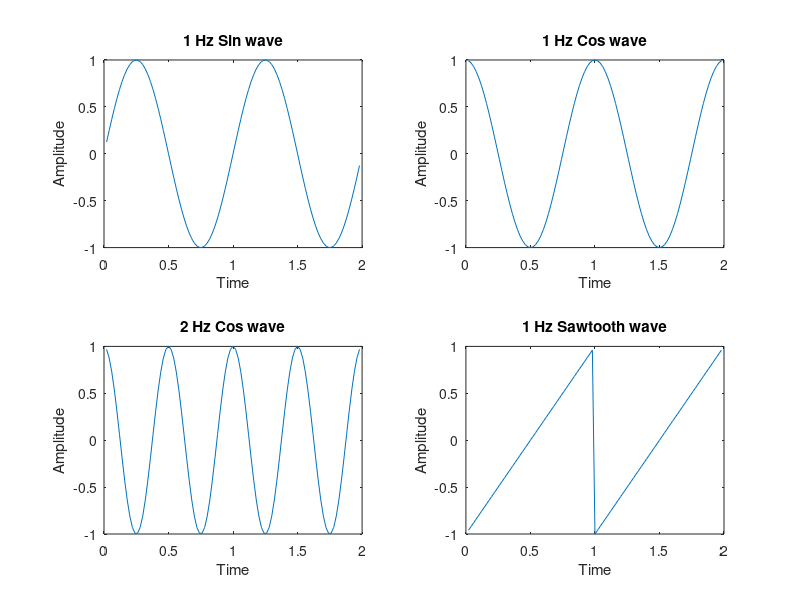

Write MATLAB code to recreate this figure.
N = 100;
fs = 50;

t = [1:N-1]/fs;
x1 = sin(2*pi*t); % 1 hz sin wave
x2 = cos(2*pi*t); % 1 hz cos wave
x3 = cos(2*pi*2*t); % 2 hz cos wave
x4 = sawtooth(2*pi*t); % 1 hz sawtooth wave

figure(1);
subplot(2,2,1);
plot(t, x1);
xlabel("Time");
ylabel("Amplitude");
title("1 Hz Sin wave");

subplot(2,2,2);
plot(t, x2);
xlabel("Time");
ylabel("Amplitude");
title("1 Hz Cos wave");

subplot(2,2,3);
plot(t, x3);
xlabel("Time");
ylabel("Amplitude");
title("2 Hz Cos wave");

subplot(2,2,4);
plot(t, x4);
xlabel("Time");
ylabel("Amplitude");
title("1 Hz Sawtooth wave");

X = [x1; x2; x3; x4];
S = cov(X);